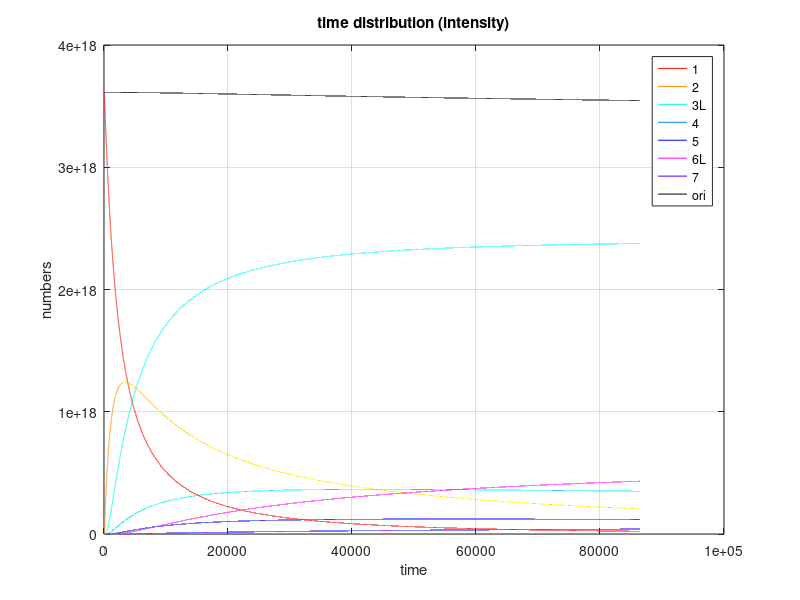

MATLAB code for this plot:
initialTemp = 318;
ramp = 10;
finalTemp = 303;
eff_alpha = 0.0013;
N = 4.436 * 10^17 * 6.25 * 10^-16 / eff_alpha;
alpha = 0.0074;
beta = 0.0066;
dt = 1;
total_t = 172800/2;
mu = 0.0006;


dpm = ramp/60;
n = total_t/dt;
npm = 60/dt;
o = 1;
i = 1;

mol_m = 6 * 10^-9;
m = mol_m * 6.02 * 10^23 * 10^3;
d = 0;
tri = 0;
triL = 0;
te = 0;
p = 0;
h = 0;
hL = 0;
hep = 0;

md = 0;
dd = 0;
trid = 0;
triLd = 0;
ted = 0;
pd = 0;
trimers = 0;
hd = 0;
hLd = 0;
hexmers = 0;
hepd = 0;

listm = zeros(1, n);
listd =  zeros(1, n);
listtri =  zeros(1, n);
listtriL =  zeros(1, n);
listte =  zeros(1, n);
listp =  zeros(1, n);
listtrimers =  zeros(1,n);
listh =  zeros(1,n);
listhL =  zeros(1,n);
listhexmers =  zeros(1,n);
listhep =  zeros(1,n);
time = zeros(1,n);
origami = zeros(1,n);

const = zeros(7,7);


for r = 1:n+(initialTemp-finalTemp)*60/ramp+10
    if mod(o, npm) == 0 && initialTemp - finalTemp >= 0.1
        initialTemp = initialTemp - dpm;
        M = (initialTemp + 273) * 2 * 1.38 * 10^-23 / (3 * mu);
        for j = 1:7
            for k = 1:7
                const(j,k) = M*(j+k)^2 / (k*j+N*(k+j)*(k*j)^3/(k^3+j^3));
                if mod(k, 3) == 1 && mod(j, 3) == 1
                    const(j,k) = const(j,k)/3;
                else 
                    const(j,k) = const(j,k)*2/3;
                end
            end
        end
        o = o+1;
        %disp(initialTemp);
        %disp(const);

    else
        md = -2*m*m*const(1,1) - m*d*const(1,2) - m*tri*const(1,3) - m*te*const(1,4) - m*p*const(1,5) - m*h*const(1,6) - m*hep*const(1,7);
        dd = m*m*const(1,1) - d*m*const(2,1) - 2*d*d*const(2,2) - d*tri*const(2,3) - d*te*const(2,4) - d*p*const(2,5) - d*h*const(2,6) - d*hep*const(2,7);
        trid = m*d*const(2,1) - m*tri*const(3,1)- tri*d*const(3,2) - 2*tri*tri*const(3,3) - tri*te*const(3,4) - tri*p*const(3,5) - tri*h*const(3,6) - tri*hep*const(3,7) - tri*alpha;
        triLd = alpha * tri;
        ted = d*d*const(2,2) + m*tri*const(3,1) - m*te*const(4,1)- te*d*const(4,2) - te*tri*const(4,3) - 2*te*te*const(4,4) - te*p*const(4,5) - te*h*const(4,6) - te*hep*const(4,7);
        pd = tri*d*const(3,2) + m*te*const(4,1) - m*p*const(5,1)- p*d*const(5,2) - p*tri*const(5,3) - p*te*const(5,4) - 2*p*p*const(5,5) - p*h*const(5,6) - p*hep*const(5,7);
        hd = tri*tri*const(3,3) + d*te*const(4,2) + m*p*const(5,1) - m*h*const(6,1)- h*d*const(6,2) - h*tri*const(6,3) - h*te*const(6,4) - h*p*const(6,5) - 2*h*h*const(6,6) - h*hep*const(6,7) - beta*h;
        hLd =  beta*h;
        hepd = tri*te*const(4,3) + d*p*const(5,2) + m*h*const(6,1) - m*hep*const(7,1)- hep*d*const(7,2) - hep*tri*const(7,3) - hep*te*const(7,4) - hep*p*const(7,5) - hep*h*const(7,6) - hep*hep*const(7,7);
        %disp(md);
        m = m + dt * md;
        d = d + dt * dd;
        tri = tri + dt * trid;
        triL = triL + dt * triLd;
        te = te + dt * ted;
        p = p + dt * pd;
        h = h + dt * hd;
        hL = hL + dt * hLd;
        hep = hep + dt * hepd;
        trimers = tri + triL;
        hexmers = h + hL;
        
        total_origami = m+2*d+3*trimers+4*te+5*p+6*hexmers+7*hep;
    
        listm(i) = m;
        listd(i) = d*2;
        listtri(i) = tri*3;
        listtriL(i) = triL*3;
        listte(i) = te*4;
        listp(i) = p*5;
        listh(i) = h*6;
        listhL(i) = hL*6;
        listhep(i) = hep*7;
        listtrimers(i) = trimers*3;
        listhexmers(i) = hexmers*6;
        time(i) = i*dt;
        origami(i) = total_origami;

        o = o+1;
        i = i+1;
    end
end

plot(time, listm, '-', 'Color', '#ff1900');  % Line for y1 will be blue
hold on;  % This command allows you to add additional lines to the same plot
plot(time, listd, '-', 'Color', '#ff8c00');   % Line for y2 will be red
%plot(time, listtrimers, '-', 'Color', '#fff200'); % Line for y3 will be green
%plot(time, listtri, '-', 'Color', '#1aff00');
plot(time, listtriL, '-', 'Color', '#00ffe5');
plot(time, listte, '-', 'Color', '#0084ff');
plot(time, listp, '-', 'Color', '#0400ff');
%plot(time, listh, '-', 'Color', '#8800ff');
plot(time, listhL, '-', 'Color', '#ff00e6');
%plot(time, listhexmers, '-', 'Color', '#1EFF00');
plot(time, listhep, '-', 'Color', '#4c00ff');
plot(time, origami, '-', 'Color', 'black');
xlabel('time');
ylabel('numbers');
title('time distribution (intensity)');
grid on;
legend('1', '2', '3L','4', '5', '6L', '7','ori');
hold off;
%{
disp(listm(end));
disp(listd(end));
disp(listtriL(end));
disp(listtri(end));
disp(listte(end));
disp(listp(end));
disp(listhL(end));
disp(listh(end));
disp(listhep(end));



l = round(length(listm/1));
value = {'m','d','triL','tri','4','5','6L','6','7'};
number = [listm(l), listd(l), listtriL(l), listtri(l), listte(l), listp(l), listhL(l), listh(l), listhep(l)];

bar(number);
xticks(1:length(value));
xticklabels(value);

xlabel('-mers');
ylabel('intensity');
title('Histogram');
%}
